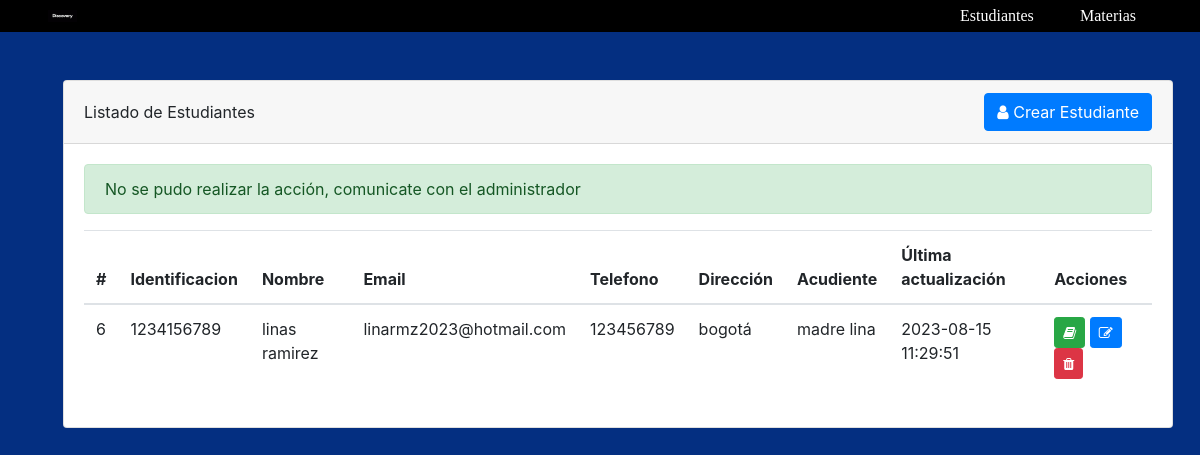
The page /modulos/estudiantes/estudiantes.php on the database its author committed.
### tables this page shows
CREATE TABLE `estudiantes` (
  `id` int(11) NOT NULL AUTO_INCREMENT,
  `identificacion` varchar(255) DEFAULT NULL,
  `nombres` varchar(255) DEFAULT NULL,
  `apellidos` varchar(255) DEFAULT NULL,
  `email` varchar(255) DEFAULT NULL,
  `telefono` varchar(255) DEFAULT NULL,
  `acudiente` varchar(255) DEFAULT NULL,
  `direccion` varchar(255) DEFAULT NULL,
  `fecha_update` timestamp NULL DEFAULT CURRENT_TIMESTAMP,
  PRIMARY KEY (`id`)
);

### config/DBConect.php (called while the page is built, shortened)
<?php
    class Database {
        private static $dns = "mysql:host=localhost;dbname=colegio";
        private static $user = "root";
        private static $pass = "hm_pbeach*";
        private static $instance;
        public function __construct ()
        {
            $this->db = new PDO(self::$dns,self::$user,self::$pass);
        }
        public static function getInstance()
        {
            if(!isset(self::$instance))
            {
                self::$instance=new $object;
            }
            return self::$instance;
        }
        public function DatosEstudiantes() {
            $conexion = Database::getInstance();
            $sql  ="SELECT id,identificacion,nombres,apellidos,email,telefono, acudiente, direccion, fecha_update from estudiantes ";
            $result = $conexion->db->prepare($sql);
            $result->execute();
            return $result;
        }
    }
?>

### modulos/estudiantes/estudiantes.php (the view, shortened to what this page needs)
<?php
    include_once("../../config/DBConect.php");
    $conexion = new Database;
    $result = $conexion->DatosEstudiantes();
?>
<!DOCTYPE html>
<html lang="en">
<head>
    <link href="../../bootstrap/css/bootstrap.min.css" rel="stylesheet" type="text/css">
    <link href="../../css/style.css" rel="stylesheet" type="text/css">
    <link rel="stylesheet" type="text/css" href="../../css/estilos.css">
    <link rel="stylesheet" type="text/css" href="../../css/menu.css">
    <link rel="stylesheet" href="http://cdnjs.cloudflare.com/ajax/libs/font-awesome/4.4.0/css/font-awesome.min.css">
</head>
<body>
    <nav>
        <ul class="menu">
            <li class="logo">
                <a href="#">
                    <img src="../../img/logo.png">
                </a>
            </li>
            <li>
                <a href="<?= ROOT ?>modulos/estudiantes/estudiantes.php">
                    Estudiantes
                </a>
            </li>
            <li>
                <a href="../materias/materias.php">
                    Materias
                </a>
            </li>
        </ul>
    </nav>
    <div class="container">
        <div class="row justify-content-center">
            <div class="col-sm-12 col-xl-12">
                <div class="card">
                    <div class="card-header d-flex justify-content-between align-items-center">
                        Listado de Estudiantes
                        <a href="addEstudiante.php" class="btn btn-primary"><i class='fa fa-user'></i> Crear Estudiante</a>
                    </div>
                    <div class="card-body">
                        <?php
                            $mensajes = array(
                                0=>"No se pudo realizar la acción, comunicate con el administrador",
                                1=>"Se elimino correctamente el estudiante",
                                2=>"Se creo correctamente el estudiante",
                                3=>"Se actualizo correctamente el estudiante",
                                4=>"Se crearon correctamente las notas"
                            );
                            $mensaje_id = isset($_GET['mensaje']) ? (int)$_GET['mensaje'] : 0;
                            $mensaje='';
                            if ($mensaje_id != '') {
                                $mensaje = $mensajes[$mensaje_id];
                                $clase = 'alert-success';
                            }
                            if ($mensaje!='') echo "<div class='alert $clase' role='alert'> $mensaje </div>";
                        ?>
                        <table class="table">
                            <thead>
                                <tr>
                                <th scope="col">#</th>
                                <th scope="col">Identificacion</th>
                                <th scope="col">Nombre</th>
                                <th scope="col">Email</th>
                                <th scope="col">Telefono</th>
                                <th scope="col">Dirección</th>
                                <th scope="col">Acudiente</th>
                                <th scope="col">Última actualización</th>
                                <th scope="col">Acciones</th>
                                </tr>
                            </thead>
                            <tbody>
                                <?php
                                    foreach($result as $row) {
                                        echo "<tr>
                                                <td>".$row['id']."</td>
                                                <td>".$row['identificacion']."</td>
                                                <td>".$row['nombres']." ".$row['apellidos']."</td>
                                                <td>".$row['email']."</td>
                                                <td>".$row['telefono']."</td>
                                                <td>".$row['direccion']."</td>
                                                <td>".$row['acudiente']."</td>
                                                <td>".$row['fecha_update']."</td>
                                                <td>
                                                    <a href='../notas/notas.php?id=".$row['id']."' class='btn btn-success btn-sm'><i class='fa fa-book'></i></a>
                                                    <a href='editEstudiante.php?id=".$row['id']."' class='btn btn-primary btn-sm'><i class='fa fa-edit'></i> </a>
                                                    <a href='delete.php?id=".$row['id']."' class='btn btn-danger btn-sm'><i class='fa fa-trash'></i> </a>
                                                </td>
                                            </tr>";
                                    }
                                ?>
                            </tbody>
                        </table>
                    </div>
                </div>
            </div>
        </div>
</body>
</html>

### css/style.css (style rules this page uses)
.container { margin-top: 5%; margin-bottom: 5%; }
body { background-color: #042F81; }

### css/estilos.css (style rules this page uses)
* { margin: 0px; padding: 0px; }
.container { margin: 4%; }

### css/menu.css (style rules this page uses)
nav { background-color: black; color: white; }
.menu { display: flex; align-items: center; }
.menu li { width: 10%; list-style: none; }
.menu a { color: white; font-family: Cambria, Cochin, Georgia, Times, 'Times New Roman', serif; text-decoration: none; }
.logo { flex-grow: 3; }
.logo img { width: 10%; padding: 1% 2% 1% 5%; }

### rows shown on the page
estudiantes: id "6", identificacion "1234156789", nombres "linas", apellidos "ramirez", email "linarmz2023@hotmail.com", telefono "123456789", direccion "bogotá", acudiente "madre lina", fecha_update "2023-08-15 11:29:51"

### other values the page prints
$mensaje "No se pudo realizar la acción, comunicate con el administrador"
